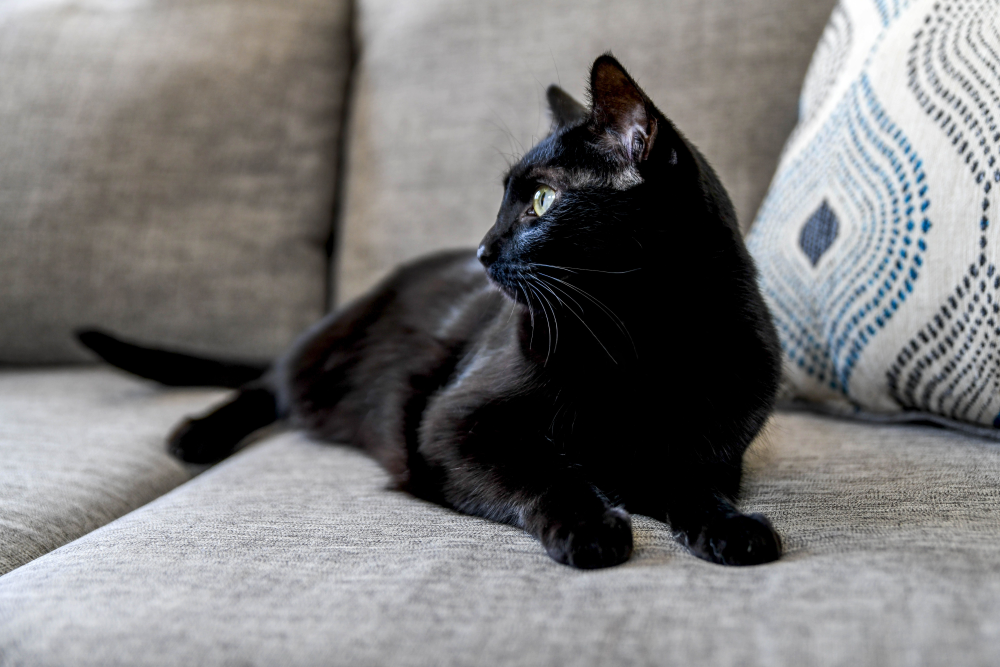
#> input picture Semestr 4/Przetwarzanie i analiza danych/lab04/lab04_zdjecie.png, 1000 x 667 px
$ jupyter execute lab04.ipynb
#> lines starting #> are read from the running program, lines starting #| are printed output that depends on the picture; after the words box and inside, x2 and y2 are one past the last pixel; in counts of white or black regions, pixels touching at a corner belong together
LAB 04<br>
gr.220A<br>
pp53828<br>
Piotr Pietrusewicz<br>

[cell 1]
import matplotlib.pyplot as plt
import numpy as np
import pylab as py
from skimage import data
from skimage import filters
from skimage import exposure
from PIL import Image
import matplotlib.image

# 2 Dyskretyzacja

# 2.1

[cell 2]
def sin(f = 1, T = 1, Fs = 128):
    dt = 1.0 / Fs
    t = np.arange(0, T, dt)
    s = np.sin(2 * np.pi * f * t)
    return t,s

# 2.2

[cell 3]
(t, s) = sin(f = 10, Fs = 20)

plt.plot(t, s)
plt.show()
#> figure, not shown here; curve peaks at x = 0.6, y = 5.64e-15

[cell 4]
(t, s) = sin(f = 10, Fs = 21)

plt.plot(t, s)
plt.show()
#> figure, not shown here; curve peaks at x = 0.524, y = 0.997

[cell 5]
(t, s) = sin(f = 10, Fs = 30)

plt.plot(t, s)
plt.show()
#> figure, not shown here; curve peaks at x = 0.933, y = 0.866

[cell 6]
(t, s) = sin(f = 10, Fs = 45)

plt.plot(t, s)
plt.show()
#> figure, not shown here; curve peaks at x = 0.822, y = 0.985

[cell 7]
(t, s) = sin(f = 10, Fs = 50)

plt.plot(t, s)
plt.show()
#> figure, not shown here; curve peaks at x = 0.82, y = 0.951

[cell 8]
(t, s) = sin(f = 10, Fs = 100)

plt.plot(t, s)
plt.show()
#> figure, not shown here; curve peaks at x = 0.73, y = 0.951

[cell 9]
(t, s) = sin(f = 10, Fs = 150)

plt.plot(t, s)
plt.show()
#> figure, not shown here; curve peaks at x = 0.327, y = 0.995

[cell 10]
(t, s) = sin(f = 10, Fs = 200)

plt.plot(t, s)
plt.show()
#> figure, not shown here; curve peaks at x = 0.025, y = 1

[cell 11]
(t, s) = sin(f = 10, Fs = 250)

plt.plot(t, s)
plt.show()
#> figure, not shown here; curve peaks at x = 0.824, y = 0.998

[cell 12]
(t, s) = sin(f = 10, Fs = 1000)

plt.plot(t, s)
plt.show()
#> figure, not shown here; curve peaks at x = 0.025, y = 1

# 2.4

Czy istnieje twierdzenie, które określa z jaką częstotliwością należy
próbkować, aby móc wiernie odtworzyć sygnał? Jak się nazywa? <br><br>
Istnieje i nazywa się twierdzeniem Nyquista–Shannona

# 2.5

Jak nazywa się zjawisko, które z powodu błędnie dobranej częstotliwości próbkowania powoduje błędną interpretację sygnału? <br><br>
Nazywa się ono aliasingiem

# Kwantyzacja

# 3.1

[cell 13]
image = Image.open("lab04_zdjecie.png")
#> image is the input picture: PIL image 1000x667 RGBA; mean R, G, B, A 121.5, 120.6, 120.4, 255

display(image)

# 3.2

[cell 14]
image_array = np.array(image)

dimensions = image_array.shape
#> dimensions = (667, 1000, 4)

print("Liczba wymiarów macierzy obrazu:", len(dimensions))
#| Liczba wymiarów macierzy obrazu: 3

# 3.3

[cell 15]
depth = dimensions[-1]
#> depth = 4

print("Liczba wartości opisujących pojedynczy piksel:", depth)
#| Liczba wartości opisujących pojedynczy piksel: 4

# 3.4

[cell 16]
R = image_array[:,:,0]
G = image_array[:,:,1]
B = image_array[:,:,2]

pixel_brightness_method = (np.maximum(R, G, B) + np.maximum(R, G, B)) / 2
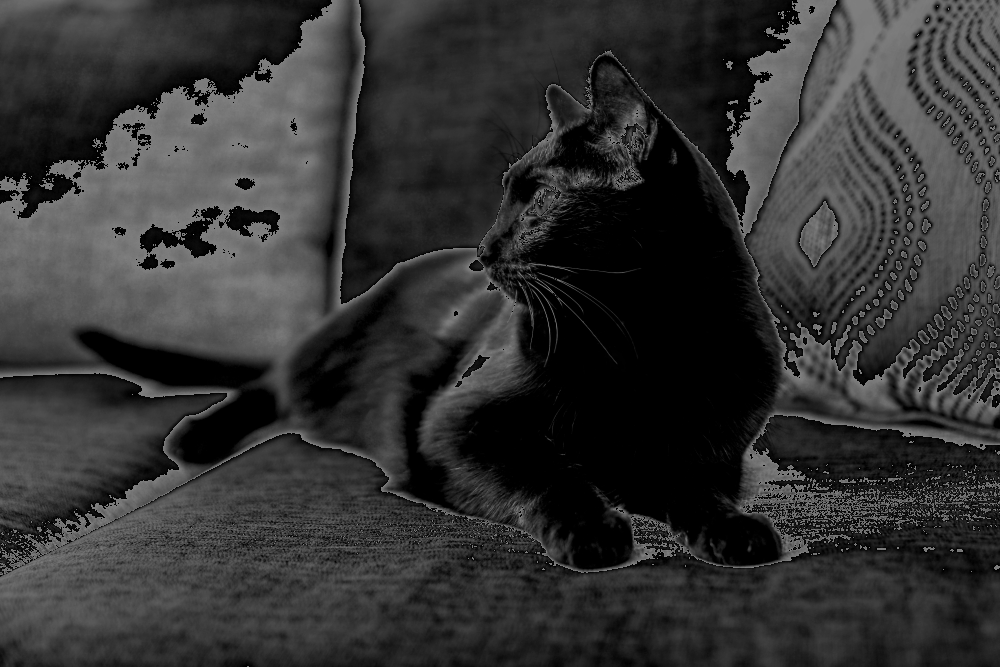
#> pixel_brightness_method: shape (667, 1000) float64; min 0, max 127, mean 50.9

display(Image.fromarray(pixel_brightness_method.astype(np.uint8)))

[cell 17]
pixel_average_method = (R + G + B) / 3
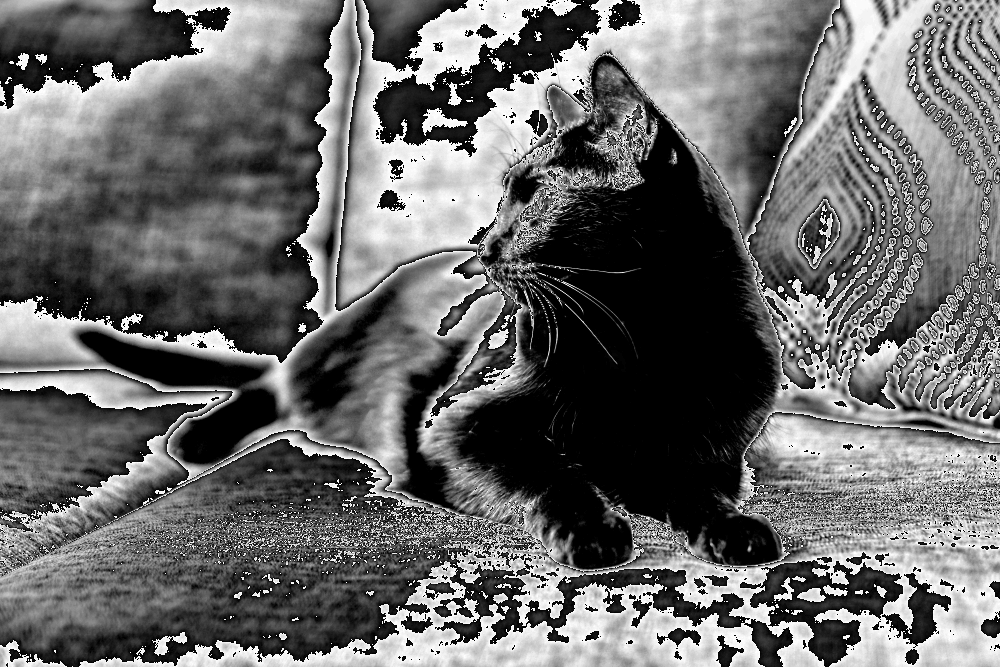
#> pixel_average_method: shape (667, 1000) float64; min 0, max 85, mean 35.3; drawn with min black and max white

display(Image.fromarray(pixel_average_method.astype(np.uint8)))
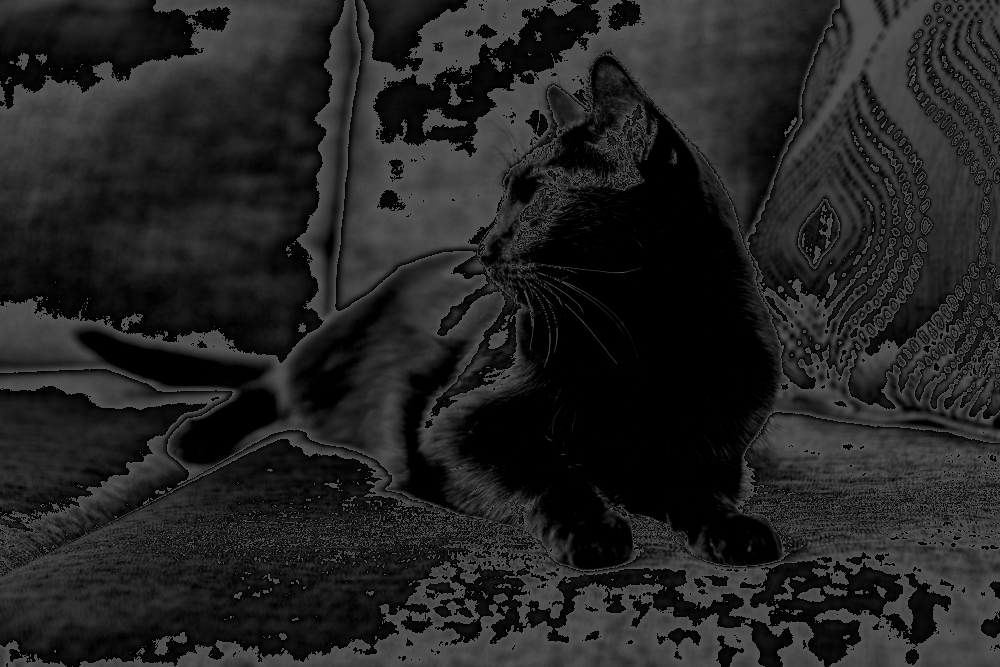
#> shown: PIL image 1000x667 L; min 0, max 85, mean 35

[cell 18]
pixel_lumination_method = 0.21 * R + 0.72 * G + 0.07 * B

display(Image.fromarray(pixel_lumination_method.astype(np.uint8)))

# 3.5

[cell 19]
flat_pixel_brightness_method = pixel_brightness_method.ravel()
histogram, bins = np.histogram(flat_pixel_brightness_method, bins=256, range=(0, 255))
#> histogram = 256 values, max 86440 at index 0, min 0 at index 128, mean 2605.5; bins = 257 values from 0 to 255

plt.figure(figsize=(10, 5))
plt.hist(flat_pixel_brightness_method, bins=256, range=(0, 255), color='blue', alpha=0.7)
plt.xlabel('Pixel Intensity')
plt.ylabel('Frequency')
plt.title('Image Histogram')
plt.show()
#> figure, not shown here; tallest bar 86440 high, from x = 0 to 0.996

[cell 20]
flat_pixel_average_method = pixel_average_method.ravel()
histogram, bins = np.histogram(flat_pixel_average_method, bins=256, range=(0, 255))
#> histogram = 256 values, max 92782 at index 0, min 0 at index 86, mean 2605.5

plt.figure(figsize=(10, 5))
plt.hist(flat_pixel_average_method, bins=256, range=(0, 255), color='blue', alpha=0.7)
plt.xlabel('Pixel Intensity')
plt.ylabel('Frequency')
plt.title('Image Histogram')
plt.show()
#> figure, not shown here; tallest bar 92782 high, from x = 0 to 0.996

[cell 21]
flat_pixel_lumination_method = pixel_lumination_method.ravel()
histogram, bins = np.histogram(flat_pixel_lumination_method, bins=256, range=(0, 255))
#> histogram = 256 values, max 85474 at index 0, min 101 at index 255, mean 2605.5

plt.figure(figsize=(10, 5))
plt.hist(flat_pixel_lumination_method, bins=256, range=(0, 255), color='blue', alpha=0.7)
plt.xlabel('Pixel Intensity')
plt.ylabel('Frequency')
plt.title('Image Histogram')
plt.show()
#> figure, not shown here; tallest bar 85474 high, from x = 0 to 0.996

# 3.6

[cell 22]
histogram, bins = np.histogram(flat_pixel_lumination_method, bins=16, range=(0, 255))
#> histogram = [106515, 17629, 20559, 19177, 17600, 28088, 49481, 43911, 39476, 63782, 98138, 64945, 45184, 30751, 15431, 6333]; bins = 17 values from 0 to 255

plt.figure(figsize=(10, 5))
plt.hist(flat_pixel_lumination_method, bins=16, range=(0, 255), color='blue', alpha=0.7)
plt.xlabel('Pixel Intensity')
plt.ylabel('Frequency')
plt.title('Image Histogram')
plt.show()
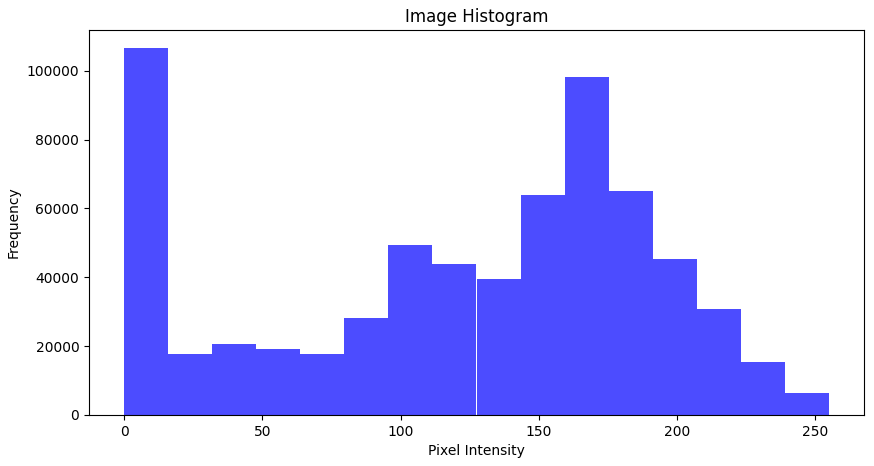
#> figure drawn by matplotlib, 1 panel; tallest bar 106515 high, from x = 0 to 15.94

print("Zakresy nowych kolorów:")
for i in range(len(bins) - 1):
    print(f"Bin {i+1}: {bins[i]} - {bins[i+1]}")
#> this loop made 16 passes
#| Bin 1: 0.0 - 15.9375
#| Bin 2: 15.9375 - 31.875
#| Bin 3: 31.875 - 47.8125
#| Bin 4: 47.8125 - 63.75
#| Bin 5: 63.75 - 79.6875
#| Bin 6: 79.6875 - 95.625
#| Bin 7: 95.625 - 111.5625
#| Bin 8: 111.5625 - 127.5
#> (further printed lines are left out)

# 3.7

[cell 23]
flat_image_array = image_array.ravel()

histogram, bins = np.histogram(flat_image_array, bins=16, range=(0, 255))
#> histogram = [315377, 51624, 62953, 58936, 53275, 78942, 135344, 137233, 120789, 193099, 302230, 201407, 136379, 90090, 44656, 685666]

midpoints = [(bins[i] + bins[i+1]) // 2 for i in range(len(bins) - 1)]
#> midpoints = [7, 23, 39, 55, 71, 87, 103, 119, 135, 151, 167, 183, 199, 215, 231, 247]

reduced_image_array = np.digitize(image_array, bins) - 1
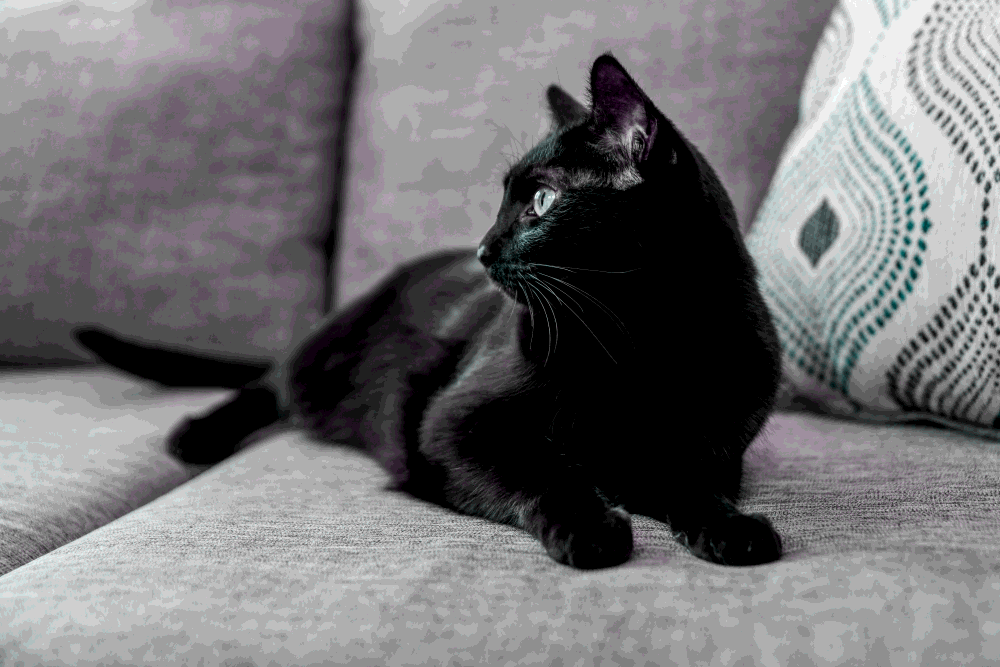
#> reduced_image_array: shape (667, 1000, 4) int64; mean R, G, B, A 7.18, 7.13, 7.26, 16; drawn with min black and max white
reduced_image_array = np.clip(reduced_image_array, 0, 15)
reduced_image_array = np.array(midpoints)[reduced_image_array]

reduced_image = Image.fromarray(reduced_image_array.astype(np.uint8))

plt.imshow(reduced_image)
plt.axis('off')
plt.title('Image with Reduced Colors')
plt.show()

[cell 24]
reduced_flat_image_array = reduced_image_array.ravel()
reduced_histogram, reduced_bins = np.histogram(reduced_flat_image_array, bins=16, range=(0, 255))
#> reduced_histogram has the same summary as histogram; reduced_bins = 17 values from 0 to 255

plt.figure(figsize=(10, 5))
plt.hist(reduced_flat_image_array, bins=16, range=(0, 255), color='blue', alpha=0.7)
plt.xlabel('Pixel Intensity')
plt.ylabel('Frequency')
plt.title('Histogram of Image with Reduced Colors')
plt.show()
#> figure, not shown here; tallest bar 685666 high, from x = 239.1 to 255

# Binaryzacja

# 4.2

[cell 25]
image = Image.open("lab04_zdjecie2.png")
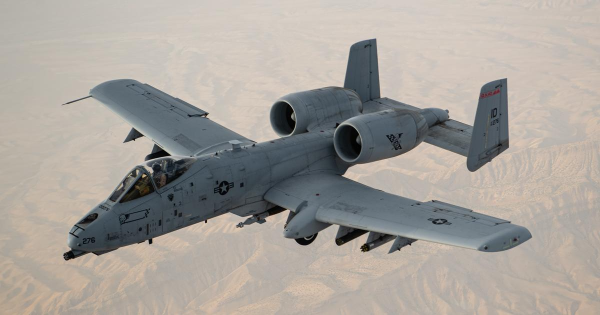
#> input picture Semestr 4/Przetwarzanie i analiza danych/lab04/lab04_zdjecie2.png, 600 x 315 px
#> image is the input picture: PIL image 600x315 RGBA; mean R, G, B, A 166, 160.9, 154.9, 255

image_array = np.array(image)

R = image_array[:,:,0]
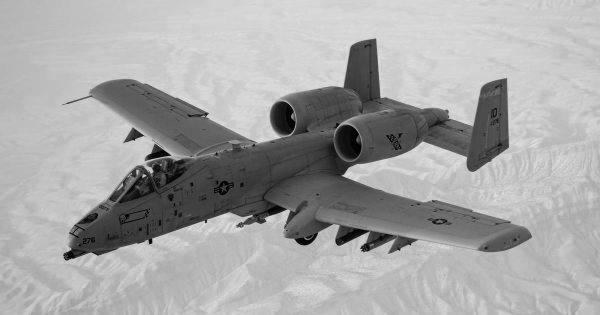
#> R: shape (315, 600); min 0, max 225, mean 166
G = image_array[:,:,1]
#> G: shape (315, 600)
B = image_array[:,:,2]
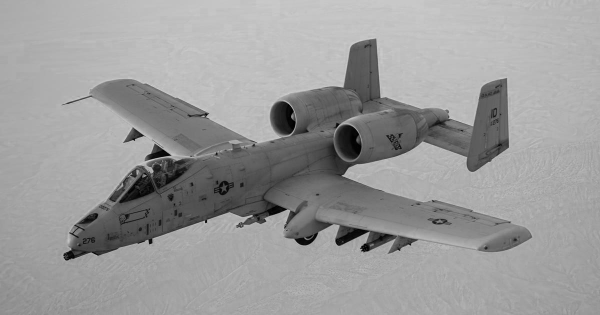
#> B: shape (315, 600); min 0, max 208, mean 154.9

image_array = 0.21 * R + 0.72 * G + 0.07 * B
#> image_array: shape (315, 600) float64

flat_image_array = image_array.ravel()

histogram, bins = np.histogram(flat_image_array, bins=256, range=(0, 255))
#> histogram = 256 values, max 5039 at index 178, min 0 at index 0, mean 738.3; bins = 257 values from 0 to 255

plt.figure(figsize=(10, 5))
plt.hist(flat_image_array, bins=256, range=(0, 255), color='blue', alpha=0.7)
plt.xlabel('Pixel Intensity')
plt.ylabel('Frequency')
plt.title('Histogram of Grayscale Image')
plt.show()
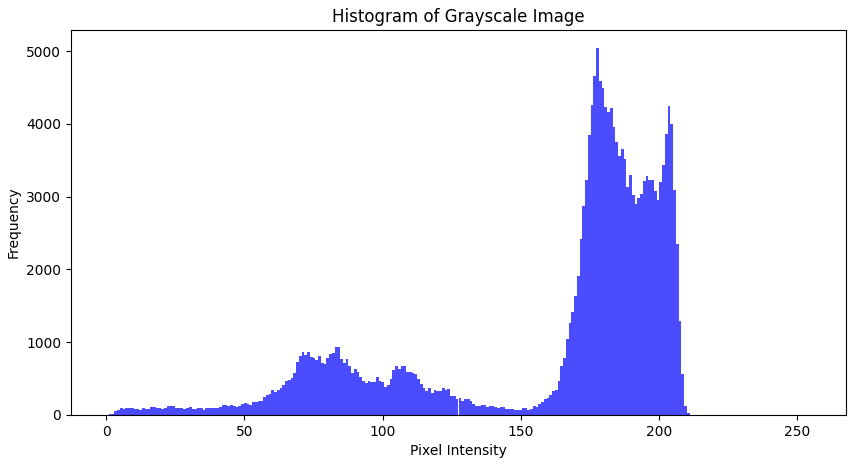
#> figure drawn by matplotlib, 1 panel; tallest bar 5039 high, from x = 177.3 to 178.3

# 4.3

[cell 26]
def find_threshold(hist):
    smoothed_hist = np.convolve(hist, np.ones(3)/3, mode='valid')
#> smoothed_hist = 254 values, max 4764.7 at index 177, min 0 at index 213, mean 744.1

    minima_indices = np.where((smoothed_hist[:-2] > smoothed_hist[1:-1]) & (smoothed_hist[1:-1] < smoothed_hist[2:]))[0] + 1
#> minima_indices = 19 values from 6 to 199

    if len(minima_indices) > 0:
        threshold_index = minima_indices[0]
#> threshold_index = 6
        threshold = threshold_index
#> threshold = 6
    else:
        threshold = len(hist) // 2

    return threshold

threshold = find_threshold(histogram)
#> threshold = 6
print("Threshold value:", threshold)
#| Threshold value: 6

# 4.4

[cell 27]
camera = np.array(image_array)

val = filters.threshold_otsu(camera)
#> val = 134.8

def binarize_image(image_array, threshold):
#> called with threshold = 134.8
    binary_image_array = np.where(image_array > threshold, 1, 0)
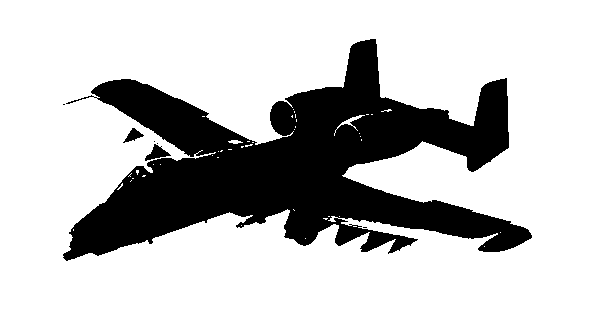
#> binary_image_array: shape (315, 600) int64; values 0 (black) and 1 (white), 75.7% white; 7 black regions (4 under 20 px), largest, box (x1, y1, x2, y2) and area: (63, 39, 532, 261) 45498, (145, 144, 171, 161) 198, (123, 128, 144, 143) 140
    return binary_image_array

binary_image_array = binarize_image(image_array, val)

binary_image = Image.fromarray(binary_image_array.astype(np.uint8) * 255)
display(binary_image)
